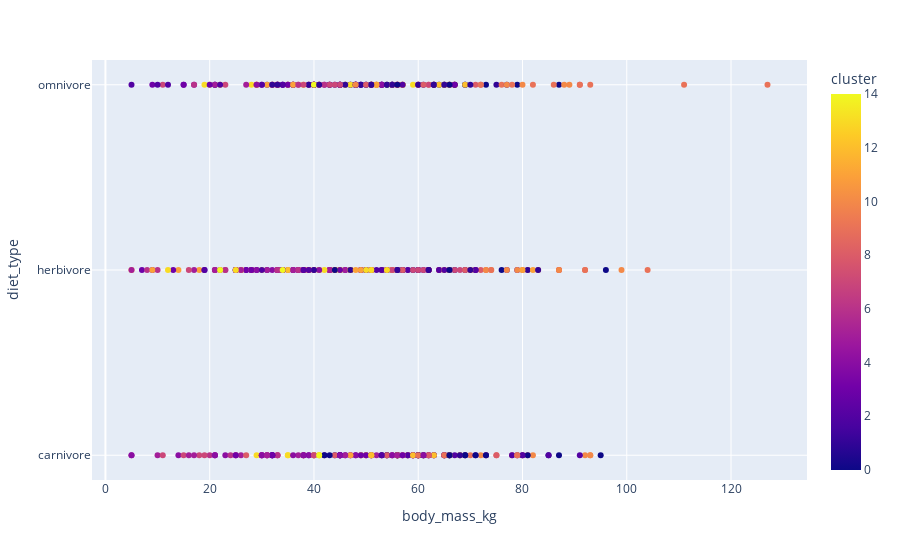

Notebook code cell kept with this figure:
### Code cell
px.scatter(df_species,x='body_mass_kg',y='diet_type', color='cluster')

### Figure 1 — Plotly figure (JSON) as saved in the notebook; plotly's stock layout.template omitted (floating-point values rounded to 4 significant figures; data arrays with more than 128 entries replaced by an {"elided": "..."} marker saying what was removed)
{"data": [{"hovertemplate": "body_mass_kg=%{x}<br>diet_type=%{y}<br>cluster=%{marker.color}<extra></extra>", "legendgroup": "", "marker": {"color": {"elided": "600 int values"}, "coloraxis": "coloraxis", "symbol": "circle"}, "mode": "markers", "name": "", "orientation": "h", "showlegend": false, "type": "scatter", "x": {"elided": "600 int values"}, "xaxis": "x", "y": {"elided": "600 str values"}, "yaxis": "y"}], "layout": {"coloraxis": {"colorbar": {"title": {"text": "cluster"}}, "colorscale": [[0, "#0d0887"], [0.1111, "#46039f"], [0.2222, "#7201a8"], [0.3333, "#9c179e"], [0.4444, "#bd3786"], [0.5556, "#d8576b"], [0.6667, "#ed7953"], [0.7778, "#fb9f3a"], [0.8889, "#fdca26"], [1, "#f0f921"]]}, "legend": {"tracegroupgap": 0}, "margin": {"t": 60}, "xaxis": {"anchor": "y", "domain": [0, 1], "title": {"text": "body_mass_kg"}}, "yaxis": {"anchor": "x", "domain": [0, 1], "title": {"text": "diet_type"}}}}
